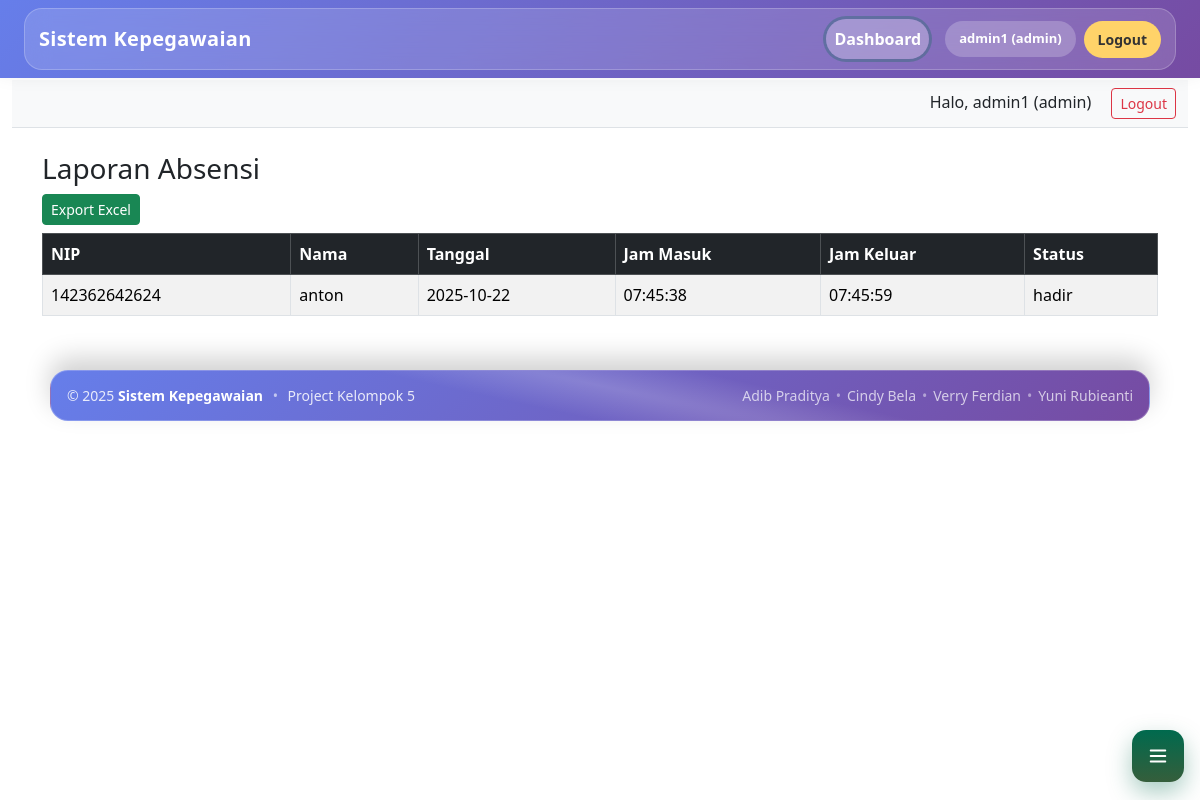
Page /pages/laporan/laporan.php (signed in) on the committed database.
### tables this page shows
CREATE TABLE `absensi` (
  `id` int(11) NOT NULL,
  `pegawai_id` int(11) NOT NULL,
  `tanggal` date NOT NULL,
  `jam_masuk` time DEFAULT NULL,
  `jam_keluar` time DEFAULT NULL,
  `status` enum('hadir','izin','sakit','alpha') DEFAULT 'hadir'
);

CREATE TABLE `pegawai` (
  `id` int(11) NOT NULL,
  `user_id` int(11) NOT NULL,
  `nip` varchar(20) NOT NULL,
  `nama` varchar(100) NOT NULL,
  `jabatan_id` int(11) DEFAULT NULL,
  `unit_id` int(11) DEFAULT NULL,
  `alamat` text DEFAULT NULL,
  `telp` varchar(20) DEFAULT NULL,
  `email` varchar(100) DEFAULT NULL,
  `foto` varchar(255) DEFAULT NULL,
  `tanggal_masuk` date DEFAULT NULL
);

### pages/laporan/laporan.php (the view, shortened to what this page needs)
<?php
require_once __DIR__ . '/../../config/config.php';
$page_title = "Laporan Absensi";
include __DIR__ . '/../../includes/header.php';
include __DIR__ . '/../../includes/sidebar.php';
include __DIR__ . '/../../includes/navbar.php';
$sql = "SELECT a.id, p.nip, p.nama, a.tanggal, a.jam_masuk, a.jam_keluar, a.status
        FROM absensi a
        LEFT JOIN pegawai p ON a.pegawai_id = p.id
        ORDER BY a.tanggal DESC, a.jam_masuk DESC";
$result = $conn->query($sql);
$query_error = $result === false ? $conn->error : null;
?>
<div class="container">
    <h3><?= htmlspecialchars($page_title) ?></h3>
    <a href="../laporan/export.php?type=absensi" class="btn btn-success btn-sm mb-2">Export Excel</a>
    <table class="table table-bordered table-striped">
        <thead class="table-dark">
            <tr>
                <th>NIP</th>
                <th>Nama</th>
                <th>Tanggal</th>
                <th>Jam Masuk</th>
                <th>Jam Keluar</th>
                <th>Status</th>
            </tr>
        </thead>
        <tbody>
        <?php if (!$query_error && $result && $result->num_rows): ?>
            <?php while ($row = $result->fetch_assoc()): ?>
                <tr>
                    <td><?= htmlspecialchars($row['nip'] ?? '-') ?></td>
                    <td><?= htmlspecialchars($row['nama'] ?? '-') ?></td>
                    <td><?= htmlspecialchars($row['tanggal'] ?? '-') ?></td>
                    <td><?= htmlspecialchars($row['jam_masuk'] ?? '-') ?></td>
                    <td><?= htmlspecialchars($row['jam_keluar'] ?? '-') ?></td>
                    <td><?= htmlspecialchars($row['status'] ?? '-') ?></td>
                </tr>
            <?php endwhile; ?>
        <?php else: ?>
            <tr><td colspan="6" class="text-center text-muted">
                <?= $query_error ? "Gagal mengambil data." : "Tidak ada data." ?>
            </td></tr>
        <?php endif; ?>
        </tbody>
    </table>
</div>
<?php include __DIR__ . '/../../includes/footer.php'; ?>

### includes/header.php (style rules this page uses)
:root { --grad-a:#667eea; --grad-b:#764ba2; --glass: rgba(255,255,255,0.14); --stroke: rgba(255,255,255,0.22); --text:#ffffff; --text-soft: rgba(255,255,255,0.88); --muted: rgba(255,255,255,0.70); --btn:#ffd369; --btn-hover:#ffbf00; --ring: rgba(255,211,105,.45); --shadow: 0 12px 30px rgba(0,0,0,.25); --radius: 18px; }
* { box-sizing:border-box; }
body { font-family:"Segoe UI",Inter,Arial,sans-serif; padding-top:80px; }
a { text-decoration:none !important; }

### includes/sidebar.php (style rules this page uses)
:root { --hunter:#355E3B; --hunter-600:#2A462F; --bangla:#006A4E; --bangla-700:#03523F; --card:#ffffff; --text:#1F2A1E; --sub:#6B7280; --muted:#E5EFE8; --ring:rgba(0,106,78,.28); --shadow:0 18px 40px rgba(0,0,0,.22); }

### includes/footer.php (style rules this page uses)
:root { --grad-a:#667eea; --grad-b:#764ba2; --glass: rgba(255,255,255,0.14); --stroke: rgba(255,255,255,0.22); --text:#ffffff; --text-soft: rgba(255,255,255,0.85); --muted: rgba(255,255,255,0.70); --shadow: 0 -12px 26px rgba(0,0,0,0.18); --radius: 18px; }

### rows in the picture
absensi: pegawai.nip "142362642624", pegawai.nama "anton", tanggal "2025-10-22", jam_masuk "07:45:38", jam_keluar "07:45:59", status "hadir"

### other values in the picture
$username "admin1"
$role "admin"
$_SESSION['username'] "admin1"
$_SESSION['role'] "admin"
$page_title "Laporan Absensi"
